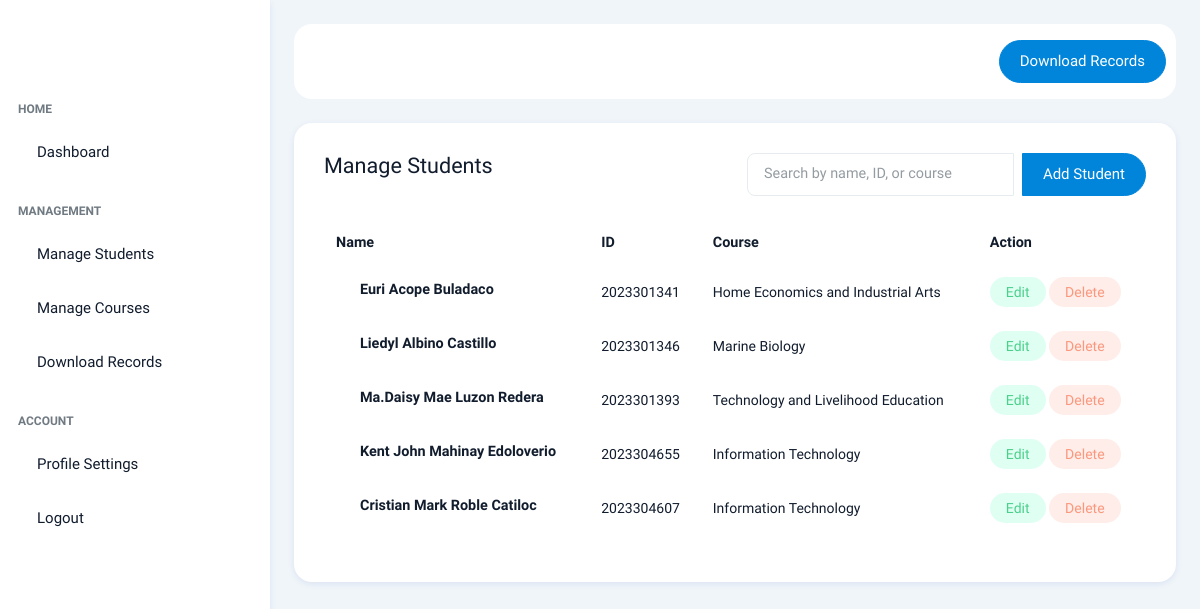
The page /api/admin/manage_students (signed in) on the database as committed earlier.
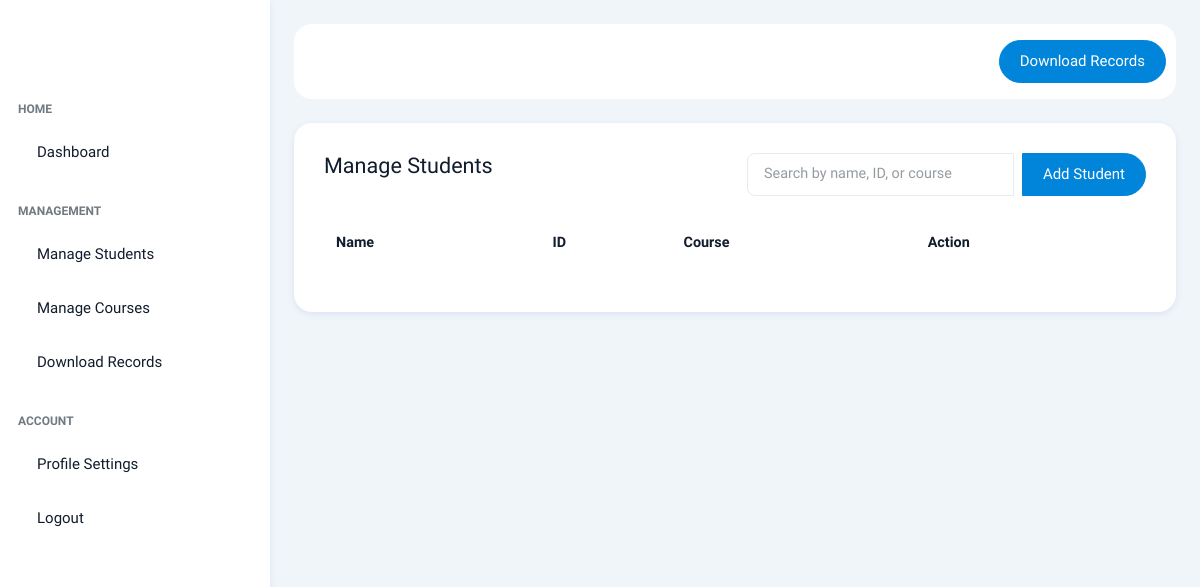
The same page on the database as committed later.
### models/student.py (models this page shows, shortened)
class Student(db.Model):
    __tablename__ = 'students'
    id = db.Column(db.String(20), primary_key=True)
    first_name = db.Column(db.String(50), nullable=False)
    middle_name = db.Column(db.String(50))
    last_name = db.Column(db.String(50), nullable=False)
    age = db.Column(db.Integer)
    course_id = db.Column(db.Integer, db.ForeignKey('courses.id'))
    location_id = db.Column(db.Integer, db.ForeignKey('locations.id'))
    image = db.Column(db.String(255))
    managed_by_user_id = db.Column(db.Integer, db.ForeignKey('user.id'), nullable=True)
    course = db.relationship('Course', back_populates='students')
    location = db.relationship('Location', back_populates='students')
    attendance_records = db.relationship('Attendance', back_populates='student', lazy=True)
    managed_by = db.relationship('User', foreign_keys=[managed_by_user_id], back_populates='managed_students')

### models/course.py (models this page shows, shortened)
class Course(db.Model):
    __tablename__ = 'courses'
    id = db.Column(db.Integer, primary_key=True)
    course_name = db.Column(db.String(100), nullable=False, unique=True)
    managed_by_user_id = db.Column(db.Integer, db.ForeignKey('user.id'), nullable=True)
    students = db.relationship('Student', back_populates='course')
    managed_by = db.relationship('User', foreign_keys=[managed_by_user_id], back_populates='managed_courses')

### routes/admin_routes.py (the view, shortened to what this page needs)
@admin_bp.route('/admin/manage_students', methods=['GET', 'POST'])
@admin_required
def manage_students():
    if 'admin' in session:
        students = Student.query.all()
        return render_template('admin_new/ae_manage.html', students=students)
    else:
        flash('Unauthorized access!')
        return redirect(url_for('admin_login'))

### routes/admin_routes.py (called while the page is built)
def admin_required(f):
    @wraps(f)
    def decorated_function(*args, **kwargs):
        if 'admin' not in session:
            flash('Unauthorized access!')
            return redirect(url_for('admin_login'))
        return f(*args, **kwargs)
    return decorated_function

### templates/admin_new/ae_manage.html (shortened to what this page needs)
{% extends "admin_new/ae_base.html" %}
{% block admin_home %}
{% include '_flash_messages.html' %}
<div class="card">
  <div class="card-body">
    <div class="row mb-4">
      <div class="col-lg-6 col-md-6 col-sm-12">
        <h4 class="mb-0">Manage Students</h4>
      </div>
      <div class="col-lg-6 col-md-6 col-sm-12 text-end">
        <div class="input-group">
          <input type="text" class="form-control" id="searchInput" placeholder="Search by name, ID, or course" />
          <a href="/admin/add_student" class="btn btn-primary ms-2">Add Student</a>
        </div>
      </div>
    </div>
    <div class="table-responsive" data-simplebar>
      <table class="table table-borderless align-middle text-nowrap" id="studentTable">
        <thead>
          <tr>
            <th scope="col">Name</th>
            <th scope="col">ID</th>
            <th scope="col">Course</th>
            <th scope="col">Action</th>
          </tr>
        </thead>
        <tbody>
          {% for student in students %}
          <tr>
            <td>
              <div class="d-flex align-items-center">
                <div>
                  <h6 class="mb-1 fw-bolder">{{ student.first_name }} {{ student.middle_name }} {{ student.last_name }}
                  </h6>
                </div>
              </div>
            </td>
            <td>
              <p class="fs-3 fw-normal mb-0">{{ student.id }}</p>
            </td>
            <td>
              <p class="fs-3 fw-normal mb-0">{{ student.course.course_name }}</p>
            </td>
            <td>
              <button class="badge bg-light-success rounded-pill text-success px-3 py-2 fs-3 border-0"
                onclick="editStudent('{{ student.id }}')">Edit</button>
              <button class="badge bg-light-danger rounded-pill text-danger px-3 py-2 fs-3 border-0"
                data-bs-toggle="modal" data-bs-target="#deleteModal"
                onclick="setStudentToDelete('{{ student.id }}')">Delete</button>
            </td>
          </tr>
          {% endfor %}
        </tbody>
      </table>
    </div>
  </div>
</div>
{% endblock %}

### templates/admin_new/ae_base.html (shortened to what this page needs)
<!doctype html>
<html lang="en">
<head>
  <link rel="stylesheet" href="{{ url_for('static', filename='assets/css/styles.min.css') }}" />
  <link rel="stylesheet" href="{{ url_for('static', filename='assets/css/debug-panel.css') }}" />
</head>
<body>
  <div class="page-wrapper" id="main-wrapper" data-layout="vertical" data-navbarbg="skin6" data-sidebartype="full"
    data-sidebar-position="fixed" data-header-position="fixed">
    <aside class="left-sidebar">
      <div>
        <div class="brand-logo d-flex align-items-center justify-content-between">
        </div>
        <nav class="sidebar-nav scroll-sidebar" data-simplebar="">
          <ul id="sidebarnav">
            <li class="nav-small-cap">
              <span class="hide-menu">Home</span>
            </li>
            <li class="sidebar-item">
              <a class="sidebar-link primary-hover-bg" href="/admin" aria-expanded="false">
                <span class="hide-menu">Dashboard</span>
              </a>
            </li>
            <li class="nav-small-cap">
              <span class="hide-menu">Management</span>
            </li>
            <li class="sidebar-item">
              <a class="sidebar-link primary-hover-bg justify-content-between" href="/admin/manage_students"
                aria-expanded="false">
                <div class="d-flex align-items-center gap-6">
                  <span class="hide-menu">Manage Students</span>
                </div>
              </a>
            </li>
            <li class="sidebar-item">
              <a class="sidebar-link primary-hover-bg justify-content-between" href="/admin/manage_courses"
                aria-expanded="false">
                <div class="d-flex align-items-center gap-6">
                  <span class="hide-menu">Manage Courses</span>
                </div>
              </a>
            </li>
            <li class="sidebar-item">
              <a class="sidebar-link primary-hover-bg justify-content-between" href="/admin/download_records"
                aria-expanded="false">
                <div class="d-flex align-items-center gap-6">
                  <span class="hide-menu">Download Records</span>
                </div>
              </a>
            </li>
            <li class="nav-small-cap">
              <span class="hide-menu">Account</span>
            </li>
            <li class="sidebar-item">
              <a class="sidebar-link primary-hover-bg justify-content-between" href="/admin/manage_admins"
                aria-expanded="false">
                <div class="d-flex align-items-center gap-6">
                  <span class="hide-menu">Profile Settings</span>
                </div>
              </a>
            </li>
            <li class="sidebar-item">
              <a class="sidebar-link primary-hover-bg" href="/admin/logout" aria-expanded="false">
                <span class="hide-menu">Logout</span>
              </a>
            </li>
          </ul>
        </nav>
      </div>
    </aside>
    <div class="body-wrapper">
      <div class="body-wrapper-inner">
        <div class="container-fluid">
          <header class="app-header">
            <nav class="navbar navbar-expand-lg navbar-light">
              <div class="navbar-collapse justify-content-end px-0" id="navbarNav">
                <ul class="navbar-nav flex-row ms-auto align-items-center justify-content-end">
                  <li class="nav-item dropdown">
                    <button id="debugToggleBtn" class="debug-toggle mx-2" title="Toggle Debug Panel">
                      <i class="ti ti-bug"></i>
                    </button>
                  </li>
                  <a href="/admin/download_records" class="btn btn-primary">Download Records</a>
                </ul>
              </div>
            </nav>
          </header>
          {% block admin_home %}
          {% endblock %}
        </div>
      </div>
    </div>
  </div>
</body>
</html>

### templates/_flash_messages.html (shortened to what this page needs)
{% if not notiflix_already_included %}
<link rel="stylesheet" href="https://cdn.jsdelivr.net/npm/notiflix@3.2.6/dist/notiflix-3.2.6.min.css">
{% endif %}

### static/assets/css/debug-panel.css (style rules this page uses)
.debug-toggle { position: relative; display: inline-flex; align-items: center; justify-content: center; width: 36px; height: 36px; border-radius: 50%; background-color: transparent; cursor: pointer; transition: background-color 0.3s; border: none; }

Rows that differ between the two databases and show on the page:
removed Student: first_name "Euri", middle_name "Acope", last_name "Buladaco", id "2023301341", course.course_name "Home Economics and Industrial Arts"
removed Student: first_name "Liedyl", middle_name "Albino", last_name "Castillo", id "2023301346", course.course_name "Marine Biology"
removed Student: first_name "Ma.Daisy Mae", middle_name "Luzon", last_name "Redera", id "2023301393", course.course_name "Technology and Livelihood Education"
removed Student: first_name "Kent John", middle_name "Mahinay", last_name "Edoloverio", id "2023304655", course.course_name "Information Technology"
removed Student: first_name "Cristian Mark", middle_name "Roble", last_name "Catiloc", id "2023304607", course.course_name "Information Technology"
